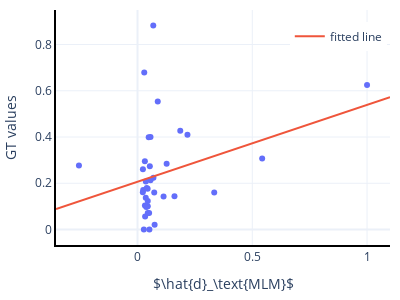

The notebook cell this image was saved under:
### Code cell
from scipy.stats import linregress
res = linregress(inf, grad)


fig = go.Figure()
fig.add_trace(go.Scatter(x=inf, y=grad, text=keys, showlegend=False, mode="markers"))
x = np.array([np.min(inf) - 0.1, np.max(inf) + 0.1])
fig.add_trace(go.Scatter(x=x, y=res.intercept + res.slope*x, showlegend=True, name="fitted line", mode="lines"))
fig.update_layout(template="plotly_white", width=400, height=300, margin=dict(t=10, l=50, b=50, r=10))
fig.update_layout(legend=dict(x=0.7, y=0.95))
fig.update_xaxes(showline=True, linewidth=2, linecolor='black', mirror=False)
fig.update_yaxes(showline=True, linewidth=2, linecolor='black', mirror=False)
fig.update_xaxes(title=r'$\hat{d}_\text{MLM}$')
fig.update_yaxes(title="GT values")

fig.write_image(f"{log_path.stem}/influences_grade_scatter.png")
fig.write_image(f"{log_path.stem}/influences_grade_scatter.pdf")
fig.show()

### Figure 1 — Plotly figure (JSON) as saved in the notebook; plotly's stock layout.template omitted (floating-point values rounded to 4 significant figures)
{"data": [{"mode": "markers", "showlegend": false, "text": ["attack_nn", "bag_nn", "ball_nn", "bit_nn", "chairman_nn", "circle_vb", "contemplation_nn", "donkey_nn", "edge_nn", "face_nn", "fiction_nn", "gas_nn", "graft_nn", "head_nn", "land_nn", "lane_nn", "lass_nn", "multitude_nn", "ounce_nn", "part_nn", "pin_vb", "plane_nn", "player_nn", "prop_nn", "quilt_nn", "rag_nn", "record_nn", "relationship_nn", "risk_nn", "savage_nn", "stab_nn", "stroke_vb", "thump_nn", "tip_vb", "tree_nn", "twist_nn", "word_nn"], "type": "scatter", "x": [0.161, 0.04256, 0.2176, 0.5431, 0.05185, 0.02474, 0.05059, 0.0728, 0.02351, 0.0359, 0.07442, 0.3342, 0.08816, 0.032, 0.06936, 0.03226, 0.05651, 0.04447, 0.1269, 0.02304, 0.03613, 0.06864, 0.05365, 1, 0.04466, -0.2552, 0.1862, 0.03315, 0.02763, 0.03825, 0.05669, 0.0441, 0.1135, 0.02931, 0.04473, 0.04866, 0.04032], "y": [0.144, 0.1004, 0.4094, 0.3066, 0, 0.1711, 0.07084, 0.1601, 0.261, 0.1378, 0.02072, 0.1596, 0.554, 0.2953, 0.2234, 0.1037, 0.2126, 0.1004, 0.2849, 0.1613, 0.2072, 0.8823, 0.2737, 0.6248, 0.1231, 0.2765, 0.4274, 0.05622, 0, 0.09687, 0.4006, 0.1762, 0.143, 0.6789, 0.07084, 0.3985, 0.1793]}, {"mode": "lines", "name": "fitted line", "showlegend": true, "type": "scatter", "x": [-0.3552, 1.1], "y": [0.08889, 0.5726]}], "layout": {"height": 300, "legend": {"x": 0.7, "y": 0.95}, "margin": {"b": 50, "l": 50, "r": 10, "t": 10}, "width": 400, "xaxis": {"linecolor": "black", "linewidth": 2, "mirror": false, "showline": true, "title": {"text": "$\\hat{d}_\\text{MLM}$"}}, "yaxis": {"linecolor": "black", "linewidth": 2, "mirror": false, "showline": true, "title": {"text": "GT values"}}}}
